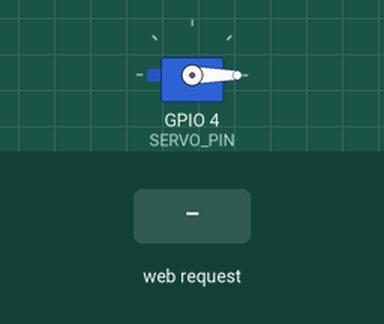
Recording of a sketch running on a simulated ESP32. On the bench: servo. The test bench sets the inputs (shaded band). WiFi joins after 1.5 s; servers stay silent unless stated; what the sketch prints to the serial monitor is not drawn.

Above: at 2.7 s.
2.8 s: HTTP request GET /unlock received
At 3.6 s:
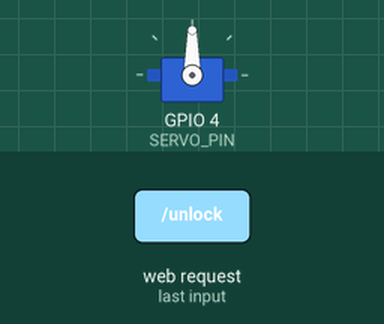
4.3 s: HTTP request GET /lock received
At 4.8 s:
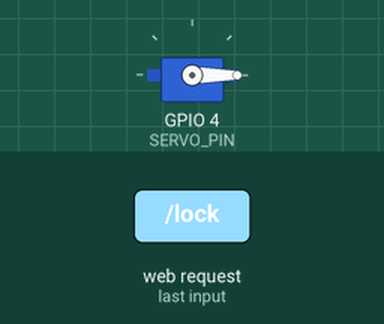
Timing chart, 0 to 7.3 s (numbered marks = the images above; inputs shaded):
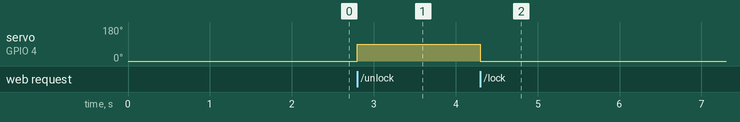

Measured:
- after the input at 2.8 s, servo on GPIO 4 (SERVO_PIN): 0° → 90° at once
- after the input at 4.3 s, servo on GPIO 4 (SERVO_PIN): 90° → 0° at once

The sketch:

esp32_wifi.ino
```cpp
/* ==========================================================================
   ESP32 Parcel Box - WiFi Web Server Version (Run from Anywhere / Any Phone)
   --------------------------------------------------------------------------
   This sketch turns your ESP32 into a standalone WiFi server or connects it
   to your local WiFi network.

   Allows you to unlock the parcel box from ANY smartphone or browser on the
   network WITHOUT requiring a USB cable or Web Serial!

   Wiring:
     - SG90 Signal (Orange) -> GPIO 4
     - SG90 VCC    (Red)    -> 5V / VIN
     - SG90 GND    (Brown)  -> GND
   ========================================================================== */

#include <WiFi.h>
#include <WebServer.h>
#include <ESP32Servo.h>

// Enter your WiFi credentials (or leave as Access Point mode below)
const char* ssid = "YOUR_WIFI_SSID";
const char* password = "YOUR_WIFI_PASSWORD";

const int SERVO_PIN = 4;
const int ANGLE_LOCKED = 0;
const int ANGLE_UNLOCKED = 90;

Servo boxServo;
WebServer server(80);

void handleRoot() {
  server.send(200, "text/plain", "ESP32 Parcel Box Server Online");
}

void handleUnlock() {
  boxServo.write(ANGLE_UNLOCKED);
  delay(350);
  server.sendHeader("Access-Control-Allow-Origin", "*");
  server.send(200, "text/plain", "ACK: UNLOCKED (90 deg)");
}

void handleLock() {
  boxServo.write(ANGLE_LOCKED);
  delay(350);
  server.sendHeader("Access-Control-Allow-Origin", "*");
  server.send(200, "text/plain", "ACK: LOCKED (0 deg)");
}

void setup() {
  Serial.begin(115200);

  // Initialize Servo on GPIO 4
  ESP32PWM::allocateTimer(0);
  boxServo.setPeriodHertz(50);
  boxServo.attach(SERVO_PIN, 500, 2400);
  boxServo.write(ANGLE_LOCKED); // Default locked

  // Connect to WiFi
  WiFi.begin(ssid, password);
  Serial.print("Connecting to WiFi");
  while (WiFi.status() != WL_CONNECTED) {
    delay(500);
    Serial.print(".");
  }

  Serial.println("");
  Serial.print("ESP32 IP Address: ");
  Serial.println(WiFi.localIP());

  // API Endpoints
  server.on("/", handleRoot);
  server.on("/unlock", handleUnlock);
  server.on("/lock", handleLock);

  server.begin();
  Serial.println("HTTP Server started");
}

void loop() {
  server.handleClient();
}
```
